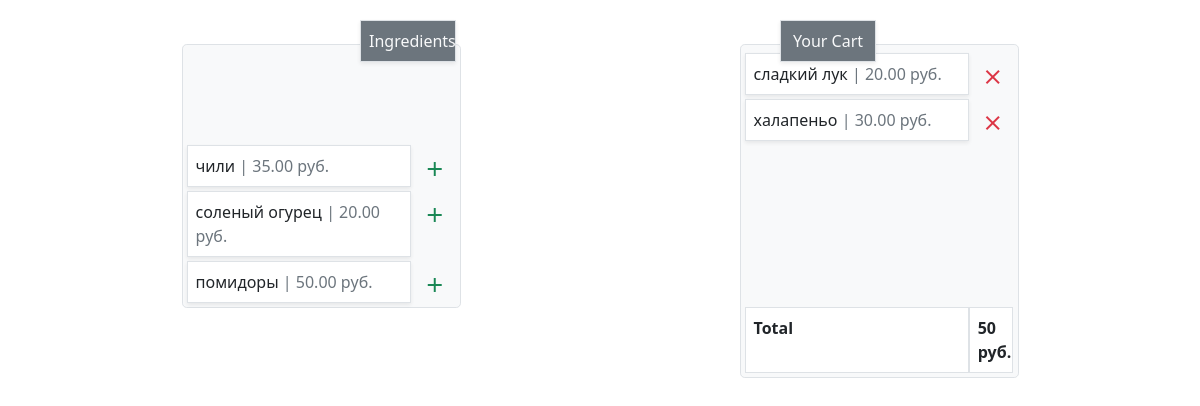
The app's page /, older data.
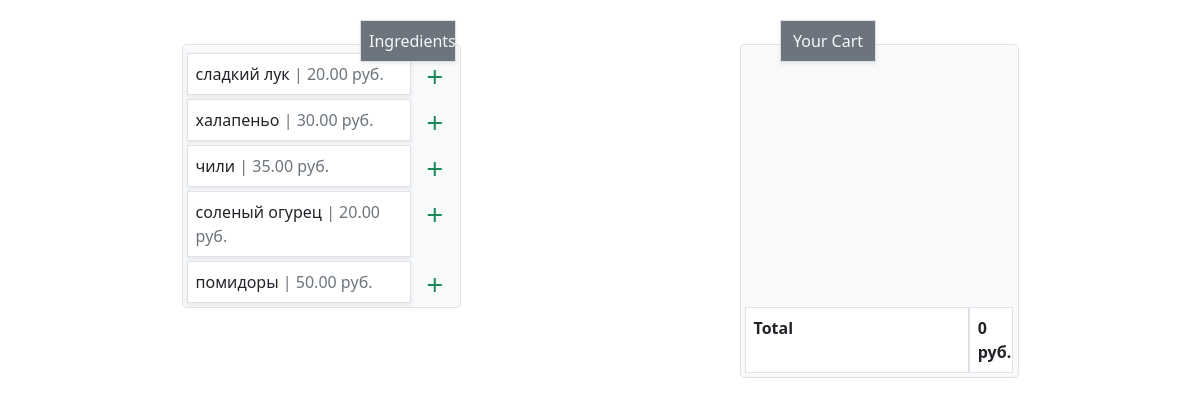
The same page, newer data.
### cart/models.py (models this page shows, shortened)
class Topping(models.Model):
    name = models.CharField(max_length=30)
    price = models.DecimalField(max_digits=5, decimal_places=2)
    is_added = models.BooleanField(default=False)

### cart/views.py (the view)
# urls.py: path('', views.index, name='index'),
def index(request):
    topping_list = Topping.objects.all()
    topping_price = Topping.objects.filter(is_added=True).aggregate(total_price=Sum('price'))
    context = {'topping_list': topping_list, 'topping_price': topping_price}
    return render(request, 'cart/index.html', context)

### cart/templates/cart/index.html (shortened to what this page needs)
<!doctype html>
<html lang="en">
<head>
    <link href="https://cdn.jsdelivr.net/npm/bootstrap@5.0.2/dist/css/bootstrap.min.css" rel="stylesheet"
>
</head>
<body>
<div class="container pt-5">
    <div class="col-12 bg-secondary text-light p-2 border shadow shadow-sm text-center"
         style="position:absolute;top:20px; left:30%; width:6rem">Ingredients
    </div>
    <div class="col-12 bg-secondary text-light p-2 border shadow shadow-sm text-center"
         style="position:absolute;top:20px; left:65%; width:6rem">Your Cart
    </div>
    <div class="d-flex justify-content-around align-items-start">
        <div class="row row-cols-3 p-1 bg-light border rounded-3 w-25 gy-1">
            {% for topping in topping_list %}
                {% if topping.is_added %}
                    <div class="col-1">
                    </div>
                {% else %}
                    <div class="col-10 bg-white p-2 border shadow shadow-sm">{{ topping.name }}
                        <span class="text-muted"> | {{ topping.price }} руб.</span>
                    </div>
                    <div class="col-2 mt-3">
                    <a href="{% url 'topping_add' topping.id %}" class="text-success">
                        <span class="material-icons-outlined">add</span>
                    </a>
                    </div>
                {% endif %}
            {% endfor %}
        </div>
        <div class="row row-cols-3 p-1 bg-light border rounded-3 w-25 gy-1">
            {% for topping in topping_list %}
                {% if topping.is_added %}
                    <div class="col-10 bg-white p-2 border shadow shadow-sm">{{ topping.name }}
                        <span class="text-muted"> | {{ topping.price }} руб.</span>
                    </div>
                    <div class="col-2 mt-3">
                    <a href="{% url 'topping_remove' topping.id %}" class="text-danger">
                        <span class="material-icons-outlined">clear</span>
                    </a>
                    </div>
                {% else %}
                    <div class="col-2 mt-3">
                    </div>
                {% endif %}
            {% endfor %}
            <div class="col-10 bg-white p-2 border"><strong>Total</strong></div>
            <div class="col-2 bg-white p-2 border"><strong>
                {% if topping_price.total_price is not None %}
                    {{ topping_price.total_price }} руб.
                {% else %}
                    0 руб.
                {% endif %}
            </strong></div>
        </div>
    </div>
</div>
</body>
</html>

Row changes from the older to the newer data that the page shows:
changed Topping "сладкий лук": is_added True → False (drawn)
changed Topping "халапеньо": is_added True → False (drawn)
Text that changed along with them:
{{ topping_price.total_price }}: "50" → (not shown)
text no longer shown: "руб."
text now shown: "0 руб."
